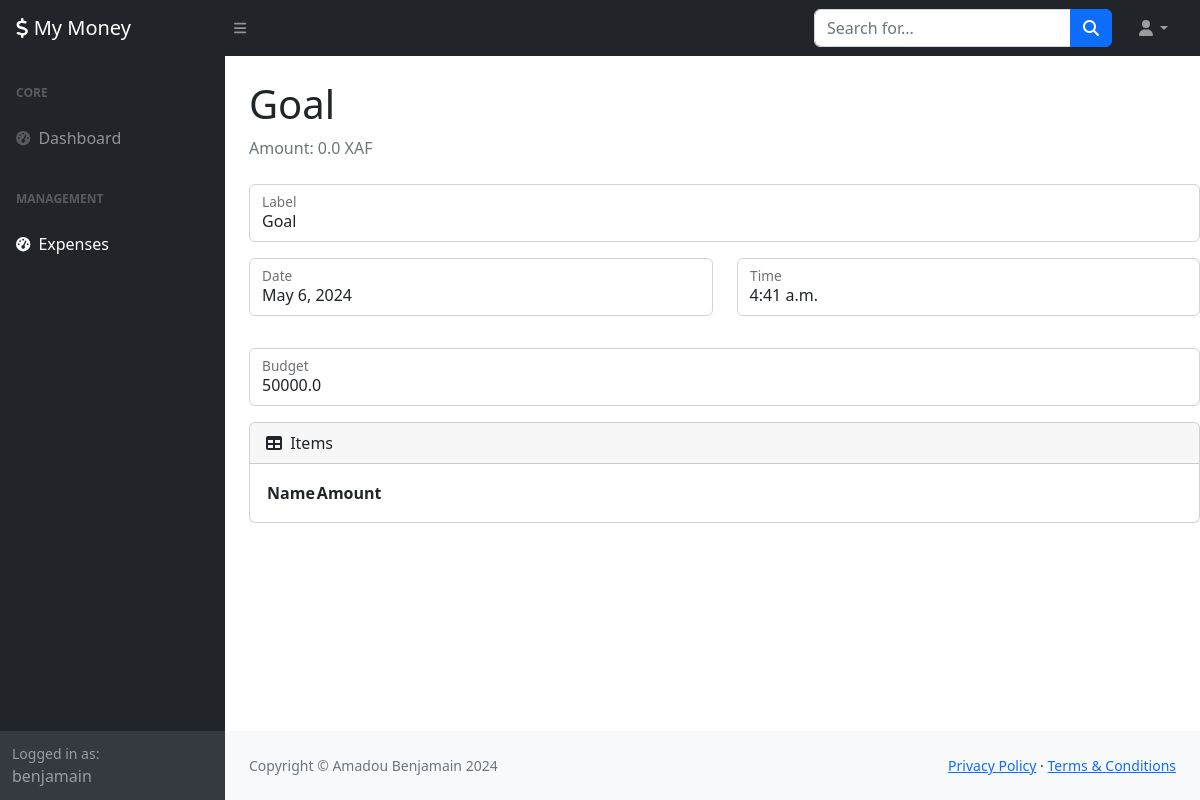
Screenshot of /expenses/5/show (signed in) with the database file from the repository.
### App/models.py (models this page shows, shortened)
class Expense(models.Model):
    label = models.CharField("label", max_length=30)
    date = models.DateField("date")
    time = models.TimeField("time")
    budget = models.FloatField("budget")
    user = models.ForeignKey(User, on_delete=models.CASCADE)
    @property
    def amount(self):
        amount = 0.0
        for item in self.items.all():
            amount += item.amount
        return amount

### App/views.py (the view)
# urls.py: path('expenses/<int:id>/show', showExpense, name="show_expense"),
@login_required
def showExpense(request: HttpRequest, id: int):
    context = dict()
    context['xtitle'] = "Expenses"
    context['expense'] = Expense.objects.get(id=id)
    expense = context['expense']
    return render(request, expense.label, "Amount: " + str(expense.amount) + " XAF", "expenses/show.html", context)

### App/views.py (called while the page is built)
def render(request: HttpRequest, title: str, subTitle: str, template: str, context: Mapping[str, Any] = None):
    if (context == None):
        context = dict()
    context['title'] = title
    context['sub_title'] = subTitle
    if ("xtitle" not in context.keys()):
        context['xtitle'] = title
    return renderView(request, template, context)

### App/templates/expenses/show.html (shortened to what this page needs)
{% extends 'base.html' %}
{% block content %}
<div class="ms-4">
    <div class="form-floating mb-3">
        <input class="form-control" id="inputEmail" type="text" name="label" value="{{ expense.label }}" />
        <label for="inputEmail">Label</label>
    </div>
    <div class="row mb-3">
        <div class="col-md-6">
            <div class="form-floating mb-3 mb-md-0">
                <p class="form-control">{{ expense.date }}</p>
                <label for="inputFirstName">Date</label>
            </div>
        </div>
        <div class="col-md-6">
            <div class="form-floating">
                <p class="form-control" id="inputLastName">{{ expense.time }}</p>
                <label for="inputLastName">Time</label>
            </div>
        </div>
    </div>
    <div class="form-floating mb-3">
        <p class="form-control" >{{ expense.budget }}</p>
        <label for="inputEmail">Budget</label>
    </div>
    <div class="card">
        <div class="card-header col">
            <i class="fas fa-table me-1"></i> Items
        </div>
        <div class="card-body">
            <table id="datatablesSimple">
                <thead>
                    <tr>
                        <th>Name</th>
                        <th>Amount</th>
                    </tr>
                </thead>
            </table>
        </div>
    </div>
</div>
{% endblock %}

### App/templates/base.html (shortened to what this page needs)
{% load static %}
<!DOCTYPE html>
<html lang="en">
    <head>
        <link href="{% static 'js/bootstrap/css/bootstrap.min.css'%}" rel="stylesheet" />
        <link href="https://cdn.jsdelivr.net/npm/simple-datatables@7.1.2/dist/style.min.css" rel="stylesheet" />
        <link href="{% static 'css/styles.css'%}" rel="stylesheet" />
    </head>
    <body class="sb-nav-fixed">
        <nav class="sb-topnav navbar navbar-expand navbar-dark bg-dark">
            <a class="navbar-brand ps-3" href="{% url 'dashboard' %}"><i class="fas fa-dollar"></i> My Money</a>
            <button class="btn btn-link btn-sm order-1 order-lg-0 me-4 me-lg-0" id="sidebarToggle" href="#!"><i class="fas fa-bars"></i></button>
            <form class="d-none d-md-inline-block form-inline ms-auto me-0 me-md-3 my-2 my-md-0">
                <div class="input-group">
                    <input class="form-control" type="text" placeholder="Search for..." aria-label="Search for..." aria-describedby="btnNavbarSearch" />
                    <button class="btn btn-primary" id="btnNavbarSearch" type="button"><i class="fas fa-search"></i></button>
                </div>
            </form>
            <ul class="navbar-nav ms-auto ms-md-0 me-3 me-lg-4">
                <li class="nav-item dropdown">
                    <a class="nav-link dropdown-toggle" id="navbarDropdown" href="#" role="button" data-bs-toggle="dropdown" aria-expanded="false"><i class="fas fa-user fa-fw"></i></a>
                </li>
            </ul>
        </nav>
        <div id="layoutSidenav">
            <div id="layoutSidenav_nav">
                <nav class="sb-sidenav accordion sb-sidenav-dark" id="sidenavAccordion">
                    <div class="sb-sidenav-menu">
                        <div class="nav">
                            <div class="sb-sidenav-menu-heading">Core</div>
                            <a class="nav-link {% if xtitle == 'Dashboard' %}active{% endif %}" href="{% url 'dashboard' %}">
                                <div class="sb-nav-link-icon"><i class="fas fa-tachometer-alt"></i></div>
                                Dashboard
                            </a>
                            <div class="sb-sidenav-menu-heading">Management</div>
                            <a class="nav-link {% if xtitle == 'Expenses' %}active{% endif %}" href="{% url 'expenses' %}">
                                <div class="sb-nav-link-icon"><i class="fas fa-tachometer-alt"></i></div>
                                Expenses
                            </a>
                        </div>
                    </div>
                    <div class="sb-sidenav-footer">
                        <div class="small">Logged in as:</div>
                        {{ user.username }}
                    </div>
                </nav>
            </div>
            <div id="layoutSidenav_content">
                <main>
                    <div class="container-fluid px-4">
                        <h1 class="mt-4">{{ title }}</h1>
                        <ol class="breadcrumb mb-4">
                            <li class="breadcrumb-item active">{{ sub_title }}</li>
                        </ol>
                    </div>
                    {% block content %}
                    {% endblock %}
                </main>
                <footer class="py-4 bg-light mt-auto">
                    <div class="container-fluid px-4">
                        <div class="d-flex align-items-center justify-content-between small">
                            <div class="text-muted">Copyright &copy; Amadou Benjamain 2024</div>
                            <div>
                                <a href="#">Privacy Policy</a>
                                &middot;
                                <a href="#">Terms &amp; Conditions</a>
                            </div>
                        </div>
                    </div>
                </footer>
            </div>
        </div>
    </body>
</html>

### rows the page displays
Expense: label "Goal", date "May 6, 2024", time "4:41 a.m.", budget "50000.0"

### other values shown
{{ user.username }} "benjamain"
{{ sub_title }} "Amount: 0.0 XAF"
